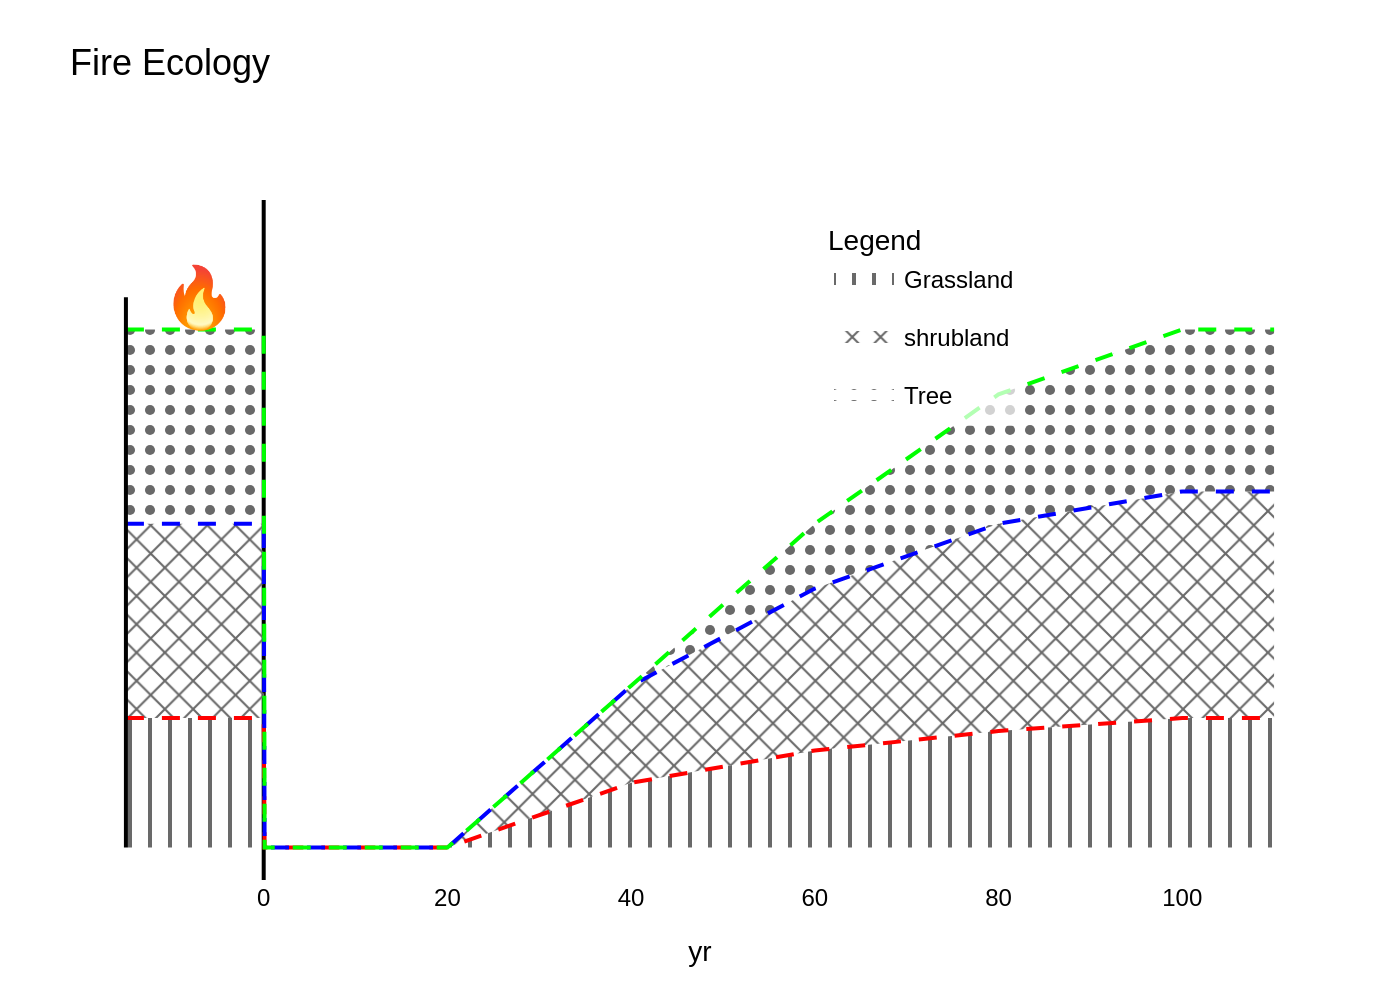

Reproduce this figure in Python.
import sys
import json
import plotly.graph_objects as go
from pathlib import Path

# Ensure a JSON file path is provided as a command-line argument
if len(sys.argv) != 2:
    print(f"Usage: python {Path(__file__).name} <json_file_path>")
    sys.exit(1)

json_path = Path(sys.argv[1])

# Check if the provided JSON file exists
if not json_path.is_file():
    print(f"Error: JSON file not found at '{json_path}'")
    sys.exit(1)

# Load chart data from the specified JSON file
with open(json_path, 'r', encoding='utf-8') as f:
    chart_config = json.load(f)

# Extract data and configuration from the JSON object
texts = chart_config['texts']
data_series = chart_config['data_series']
style_options = chart_config['style_options']

# Initialize a Plotly graph objects figure
fig = go.Figure()

# Add filled area traces with specified patterns, ensuring correct stacking order
for i, series in enumerate(data_series):
    fig.add_trace(go.Scatter(
        x=series['x'],
        y=series['y'],
        name=series['name'],
        mode='none',
        fill='tozeroy' if i == 0 else 'tonexty',
        fillcolor=style_options['pattern_fill_color'],
        fillpattern=dict(
            shape=series['pattern_shape'],
            fgcolor=style_options['pattern_fg_color'],
            fillmode='replace'
        ),
        legendgroup=series['name'],
        showlegend=True,
        line=dict(width=0)
    ))

# Add dashed boundary lines on top of the filled areas
for series in data_series:
    fig.add_trace(go.Scatter(
        x=series['x'],
        y=series['y'],
        mode='lines',
        line=dict(
            color=series['line_color'],
            dash='dash',
            width=2
        ),
        legendgroup=series['name'],
        showlegend=False
    ))

# Add the fire icon as an annotation
fire_icon = style_options['fire_icon']
fig.add_annotation(
    x=fire_icon['x'],
    y=fire_icon['y'],
    text=fire_icon['text'],
    showarrow=False,
    font=dict(
        family="Arial",
        size=fire_icon['size'],
        color="#A52A2A"  # Brown-red color for the fire icon
    )
)

# Add the vertical axis line for the pre-fire state
fig.add_shape(
    type="line",
    x0=-15, y0=0,
    x1=-15, y1=85,
    line=dict(color="black", width=2)
)

# Configure the chart's layout, axes, title, and legend
fig.update_layout(
    title=dict(
        text=texts['title'],
        x=0.05,
        y=0.95,
        xanchor='left',
        yanchor='top',
        font=dict(size=18)
    ),
    xaxis=dict(
        title=dict(text=texts['xaxis_title'], standoff=15),
        range=[-20, 115],
        tickvals=[0, 20, 40, 60, 80, 100],
        showgrid=False,
        zeroline=True,
        zerolinewidth=2,
        zerolinecolor='black'
    ),
    yaxis=dict(
        range=[-5, 100],
        showticklabels=False,
        showgrid=False,
        zeroline=False,
        title=None
    ),
    legend=dict(
        title=texts['legend_title'],
        x=0.6,
        y=0.98,
        yanchor='top',
        bgcolor='rgba(255,255,255,0.7)'
    ),
    plot_bgcolor='white',
    paper_bgcolor='white',
    font=dict(family="Arial", size=12, color="black"),
    margin=dict(l=40, r=40, t=100, b=60)
)

# Generate the output PNG filename from the input JSON filename
output_filename = json_path.with_suffix('.png')

# Save the figure to a PNG file with a high resolution
fig.write_image(output_filename, scale=2)

print(f"Chart successfully generated and saved to '{output_filename}'")
